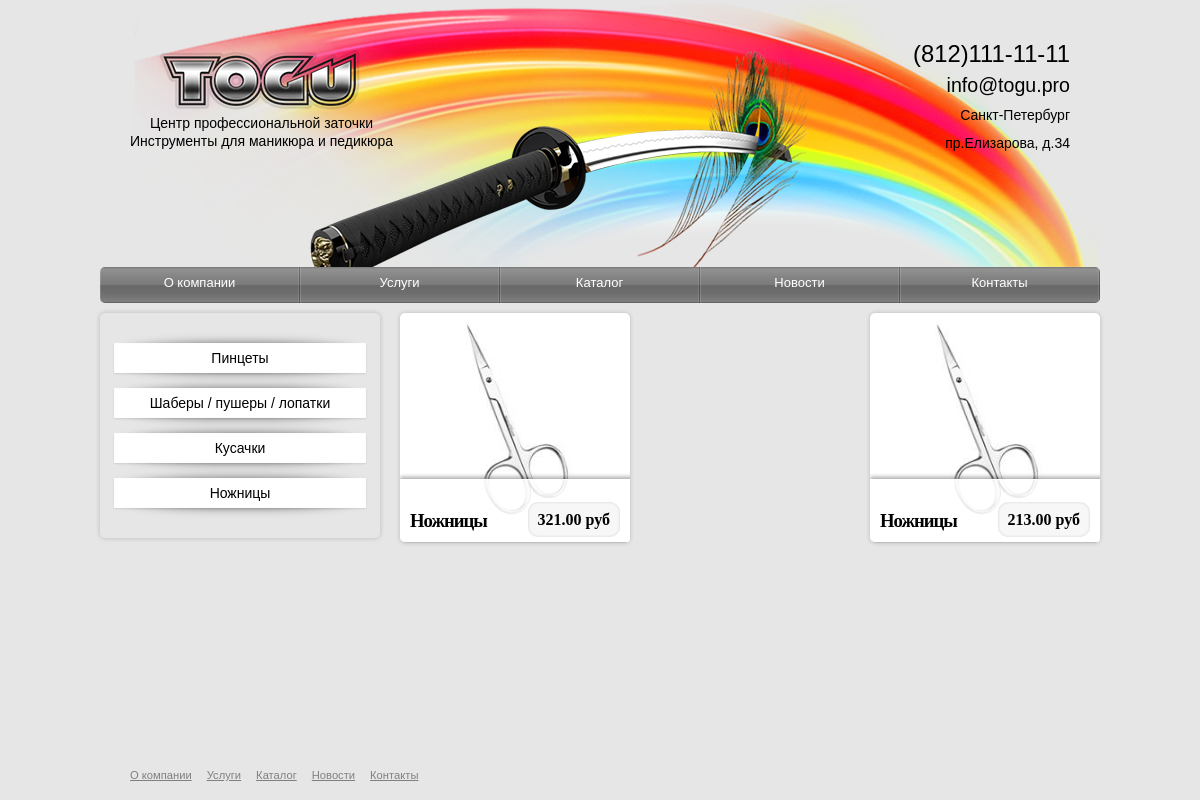
The app's page /gallery/, older data.
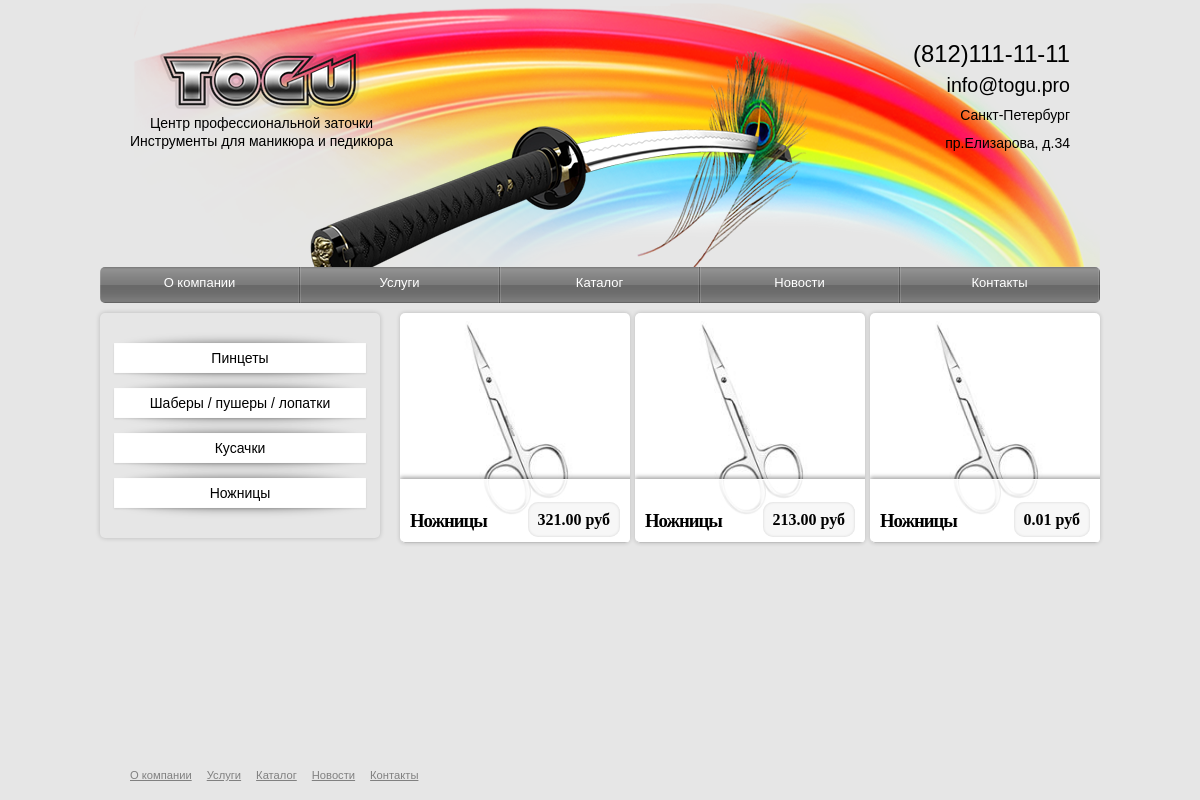
The same page, newer data.
### tools/models.py (models this page shows, shortened)
class MenuItem(models.Model):
    name = models.CharField(max_length=200)
    dest = models.CharField(max_length=200, default="/")
    position = models.IntegerField()

class ToolListItem(models.Model):
    name = models.CharField(max_length=200)
    position = models.IntegerField()

class ScissorTool(models.Model):
    list_item = models.ForeignKey(ToolListItem)
    name = models.CharField(max_length=200)
    image = models.ImageField(upload_to='upload')
    price = models.DecimalField(max_digits=7, decimal_places=2)
    material = models.CharField(max_length=200)
    use = models.CharField(max_length=200)
    length = models.IntegerField()
    feature = models.CharField(max_length=300)

### tools/views.py (the view)
# urls.py: url(r'^gallery/', views.gallery, name='gallery'),
def gallery(request):
    all_menu_items = models.MenuItem.objects.order_by('position')
    tool_list_item = models.ToolListItem.objects.order_by('position')
    all_tools = models.ScissorTool.objects.all()
    context = {'menuitems': all_menu_items, 'toollistitems': tool_list_item, 'tools': all_tools} #, 'scissorsparams': scissors_params}
    return render(request, 'tools/gallery.html', context)

### tools/templates/tools/gallery.html (shortened to what this page needs)
{% extends "tools/base.html" %}
{% load staticfiles %}
{% block gallery_css %}
<link href="{% static 'tools/css/gallery.css' %}" rel="stylesheet">
{% endblock gallery_css %}
{% block main %}
<section>
            <div class="block">
                <ul>
                    {% for toollistitem in toollistitems %}
                    <li class="box shadow">{{ toollistitem.name }}</li>
                    {% endfor %}
                </ul>
            </div>
            <div class="container">
                <ul id="grid">
                    {% for tool in tools %}
                    <li class="open_popup tool-{{ tool.id }}" rel="popup1">
                        <div class="details" >
                            <h3>{{ tool.name }}</h3>
                            <p>{{ tool.price }} руб</p>
                        </div>
                        <img src="/{{ tool.image }}">
                    </li>
                    {% endfor %}
                </ul>
            </div>
        </section>
{% endblock main %}

### tools/templates/tools/base.html (shortened to what this page needs)
{% load staticfiles %}
<!DOCTYPE html>
<html>
    <head>
        <link rel="stylesheet" type="text/css" href="{% static 'tools/css/style.css' %}" />
        {% block gallery_css %}
        {% endblock gallery_css %}
    </head>
    <body>
        <header>
            <div class="logo">
                    <a href="/"><img src="{% static 'tools/img/logon.png' %}" /></a>
            </div>
            <div class="head">
                    <img src="{% static 'tools/img/head.png' %}">
            </div>
            <div class="slogan">
                <p>Центр профессиональной заточки<br>Инструменты для маникюра и педикюра</p>
            </div>
            <div class="address">
                <a id="phone" href="tel:8121111111">(812)111-11-11</a>
                <br>
                <a id="mail" href="mailto:info@togu.pro">info@togu.pro</a>
                <div>
                <a href="#">Санкт-Петербург<br>пр.Елизарова, д.34</a>
                </div>
            </div>
        </header>
        <div class="bar">
            <nav class="navbar">
                <ul>
                    {% for menuitem in menuitems %}
                    {% if request.path == menuitem.dest|add:"/" %}
                        <li class="selected">{{ menuitem.name }}</li>
                    {% else %}
                        <li><a href="{{ menuitem.dest }}">{{ menuitem.name }}</a></li>
                    {% endif %}
                    {% endfor %}
                </ul>
            </nav>
        </div>
        {% block main %}
        {% endblock main %}
        <footer class="menu">
            <ul>
                {% for menuitem in menuitems %}
                <li><a href="{{ menuitem.dest }}"><span>{{ menuitem.name }}</span></a></li>
                {% endfor %}
            </ul>
        </footer>
    </body>
</html>

Row changes from the older to the newer data that the page shows:
added ScissorTool: name "Ножницы", price "0.01", image (picture)
